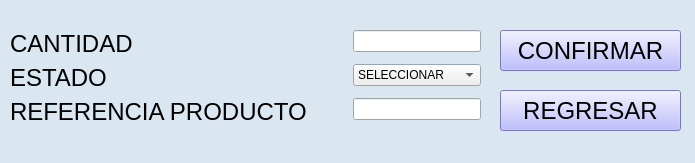
<?xml version="1.0" encoding="UTF-8"?>
<ui version="4.0">
 <class>AgregarRes</class>
 <widget class="QMainWindow" name="AgregarRes">
  <property name="geometry">
   <rect>
    <x>0</x>
    <y>0</y>
    <width>695</width>
    <height>163</height>
   </rect>
  </property>
  <property name="palette">
   <palette>
    <active>
     <colorrole role="Base">
      <brush brushstyle="SolidPattern">
       <color alpha="255">
        <red>255</red>
        <green>255</green>
        <blue>255</blue>
       </color>
      </brush>
     </colorrole>
     <colorrole role="Window">
      <brush brushstyle="SolidPattern">
       <color alpha="255">
        <red>218</red>
        <green>231</green>
        <blue>240</blue>
       </color>
      </brush>
     </colorrole>
    </active>
    <inactive>
     <colorrole role="Base">
      <brush brushstyle="SolidPattern">
       <color alpha="255">
        <red>255</red>
        <green>255</green>
        <blue>255</blue>
       </color>
      </brush>
     </colorrole>
     <colorrole role="Window">
      <brush brushstyle="SolidPattern">
       <color alpha="255">
        <red>218</red>
        <green>231</green>
        <blue>240</blue>
       </color>
      </brush>
     </colorrole>
    </inactive>
    <disabled>
     <colorrole role="Base">
      <brush brushstyle="SolidPattern">
       <color alpha="255">
        <red>218</red>
        <green>231</green>
        <blue>240</blue>
       </color>
      </brush>
     </colorrole>
     <colorrole role="Window">
      <brush brushstyle="SolidPattern">
       <color alpha="255">
        <red>218</red>
        <green>231</green>
        <blue>240</blue>
       </color>
      </brush>
     </colorrole>
    </disabled>
   </palette>
  </property>
  <property name="windowTitle">
   <string>Agregar</string>
  </property>
  <widget class="QWidget" name="centralwidget">
   <widget class="QPushButton" name="btnRegresarAR">
    <property name="geometry">
     <rect>
      <x>500</x>
      <y>90</y>
      <width>181</width>
      <height>41</height>
     </rect>
    </property>
    <property name="font">
     <font>
      <pointsize>18</pointsize>
     </font>
    </property>
    <property name="cursor">
     <cursorShape>PointingHandCursor</cursorShape>
    </property>
    <property name="styleSheet">
     <string notr="true">background-color: rgb(170, 170, 255);</string>
    </property>
    <property name="text">
     <string>REGRESAR</string>
    </property>
    <property name="icon">
     <iconset>
      <normaloff>../assets/images inventario/flecha-hacia-atras.png</normaloff>../assets/images inventario/flecha-hacia-atras.png</iconset>
    </property>
    <property name="iconSize">
     <size>
      <width>25</width>
      <height>25</height>
     </size>
    </property>
   </widget>
   <widget class="QPushButton" name="btnConfirmarAR">
    <property name="geometry">
     <rect>
      <x>500</x>
      <y>30</y>
      <width>181</width>
      <height>41</height>
     </rect>
    </property>
    <property name="palette">
     <palette>
      <active>
       <colorrole role="Button">
        <brush brushstyle="SolidPattern">
         <color alpha="255">
          <red>170</red>
          <green>170</green>
          <blue>255</blue>
         </color>
        </brush>
       </colorrole>
       <colorrole role="Base">
        <brush brushstyle="SolidPattern">
         <color alpha="255">
          <red>170</red>
          <green>170</green>
          <blue>255</blue>
         </color>
        </brush>
       </colorrole>
       <colorrole role="Window">
        <brush brushstyle="SolidPattern">
         <color alpha="255">
          <red>170</red>
          <green>170</green>
          <blue>255</blue>
         </color>
        </brush>
       </colorrole>
      </active>
      <inactive>
       <colorrole role="Button">
        <brush brushstyle="SolidPattern">
         <color alpha="255">
          <red>170</red>
          <green>170</green>
          <blue>255</blue>
         </color>
        </brush>
       </colorrole>
       <colorrole role="Base">
        <brush brushstyle="SolidPattern">
         <color alpha="255">
          <red>170</red>
          <green>170</green>
          <blue>255</blue>
         </color>
        </brush>
       </colorrole>
       <colorrole role="Window">
        <brush brushstyle="SolidPattern">
         <color alpha="255">
          <red>170</red>
          <green>170</green>
          <blue>255</blue>
         </color>
        </brush>
       </colorrole>
      </inactive>
      <disabled>
       <colorrole role="Button">
        <brush brushstyle="SolidPattern">
         <color alpha="255">
          <red>170</red>
          <green>170</green>
          <blue>255</blue>
         </color>
        </brush>
       </colorrole>
       <colorrole role="Base">
        <brush brushstyle="SolidPattern">
         <color alpha="255">
          <red>170</red>
          <green>170</green>
          <blue>255</blue>
         </color>
        </brush>
       </colorrole>
       <colorrole role="Window">
        <brush brushstyle="SolidPattern">
         <color alpha="255">
          <red>170</red>
          <green>170</green>
          <blue>255</blue>
         </color>
        </brush>
       </colorrole>
      </disabled>
     </palette>
    </property>
    <property name="font">
     <font>
      <pointsize>18</pointsize>
     </font>
    </property>
    <property name="cursor">
     <cursorShape>PointingHandCursor</cursorShape>
    </property>
    <property name="styleSheet">
     <string notr="true">background-color: rgb(170, 170, 255);</string>
    </property>
    <property name="text">
     <string>CONFIRMAR</string>
    </property>
    <property name="icon">
     <iconset>
      <normaloff>../assets/images necesarias/firmar.png</normaloff>../assets/images necesarias/firmar.png</iconset>
    </property>
    <property name="iconSize">
     <size>
      <width>32</width>
      <height>32</height>
     </size>
    </property>
   </widget>
   <widget class="QWidget" name="formLayoutWidget">
    <property name="geometry">
     <rect>
      <x>10</x>
      <y>30</y>
      <width>471</width>
      <height>111</height>
     </rect>
    </property>
    <layout class="QFormLayout" name="formLayout">
     <item row="0" column="0">
      <widget class="QLabel" name="lblCantidadR">
       <property name="font">
        <font>
         <pointsize>18</pointsize>
        </font>
       </property>
       <property name="text">
        <string>CANTIDAD</string>
       </property>
      </widget>
     </item>
     <item row="0" column="1">
      <layout class="QHBoxLayout" name="horizontalLayout">
       <item>
        <spacer name="horizontalSpacer">
         <property name="orientation">
          <enum>Qt::Horizontal</enum>
         </property>
         <property name="sizeType">
          <enum>QSizePolicy::Preferred</enum>
         </property>
         <property name="sizeHint" stdset="0">
          <size>
           <width>40</width>
           <height>20</height>
          </size>
         </property>
        </spacer>
       </item>
       <item>
        <widget class="QLineEdit" name="txtCantidadAR"/>
       </item>
      </layout>
     </item>
     <item row="1" column="0">
      <widget class="QLabel" name="label">
       <property name="font">
        <font>
         <pointsize>18</pointsize>
        </font>
       </property>
       <property name="text">
        <string>ESTADO</string>
       </property>
      </widget>
     </item>
     <item row="1" column="1">
      <layout class="QHBoxLayout" name="horizontalLayout_2">
       <item>
        <spacer name="horizontalSpacer_2">
         <property name="orientation">
          <enum>Qt::Horizontal</enum>
         </property>
         <property name="sizeType">
          <enum>QSizePolicy::Preferred</enum>
         </property>
         <property name="sizeHint" stdset="0">
          <size>
           <width>40</width>
           <height>20</height>
          </size>
         </property>
        </spacer>
       </item>
       <item>
        <widget class="QComboBox" name="comboBox">
         <property name="cursor">
          <cursorShape>PointingHandCursor</cursorShape>
         </property>
         <item>
          <property name="text">
           <string>SELECCIONAR</string>
          </property>
         </item>
         <item>
          <property name="text">
           <string>Disponible</string>
          </property>
         </item>
         <item>
          <property name="text">
           <string>Agotado</string>
          </property>
         </item>
        </widget>
       </item>
      </layout>
     </item>
     <item row="2" column="0">
      <widget class="QLabel" name="label_2">
       <property name="font">
        <font>
         <pointsize>18</pointsize>
        </font>
       </property>
       <property name="text">
        <string>REFERENCIA PRODUCTO</string>
       </property>
      </widget>
     </item>
     <item row="2" column="1">
      <layout class="QHBoxLayout" name="horizontalLayout_3">
       <item>
        <spacer name="horizontalSpacer_3">
         <property name="orientation">
          <enum>Qt::Horizontal</enum>
         </property>
         <property name="sizeType">
          <enum>QSizePolicy::Preferred</enum>
         </property>
         <property name="sizeHint" stdset="0">
          <size>
           <width>40</width>
           <height>20</height>
          </size>
         </property>
        </spacer>
       </item>
       <item>
        <widget class="QLineEdit" name="txtReferenciaAR"/>
       </item>
      </layout>
     </item>
    </layout>
   </widget>
  </widget>
 </widget>
 <resources/>
 <connections/>
</ui>
